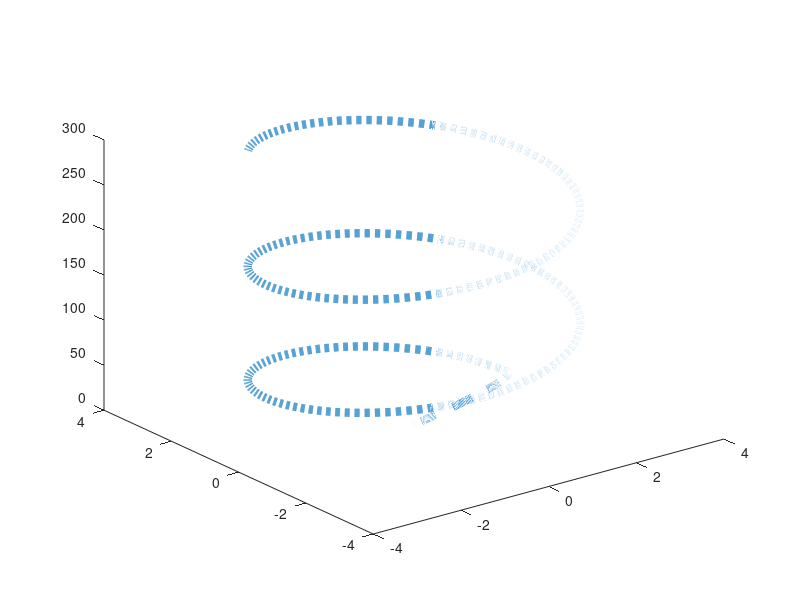
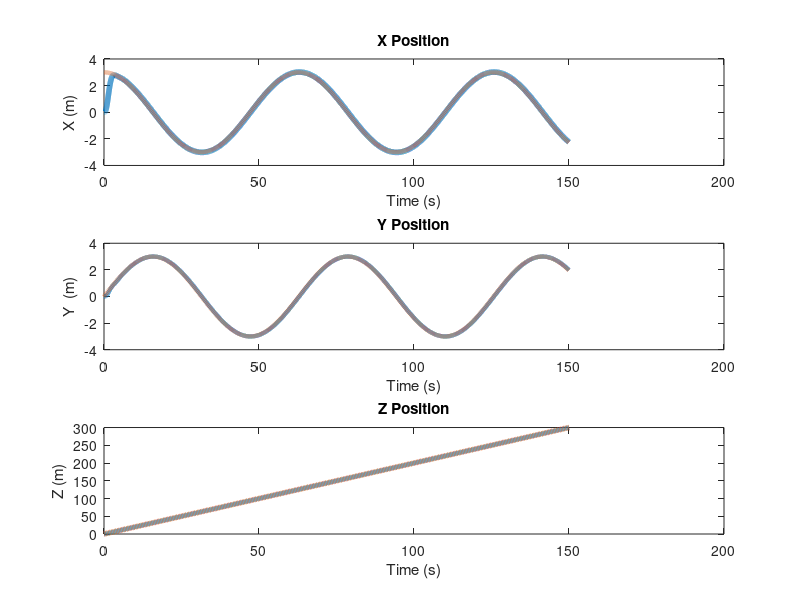
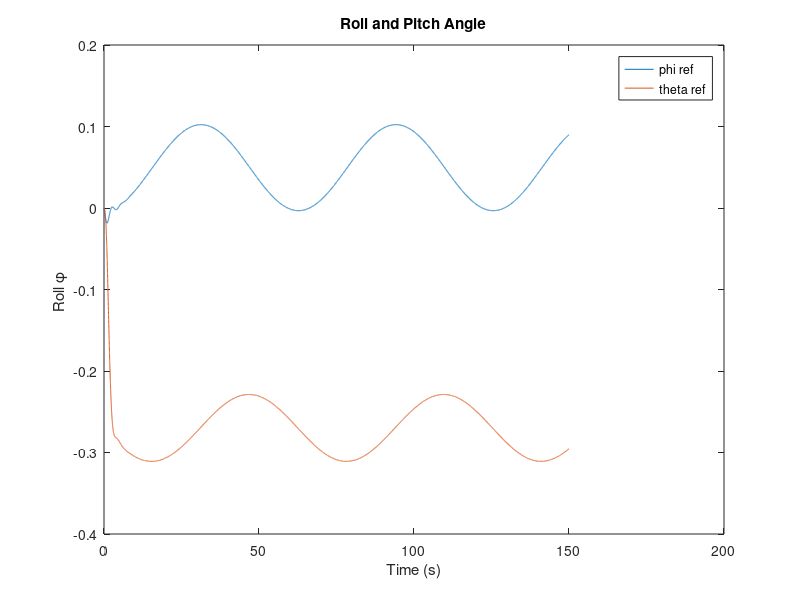
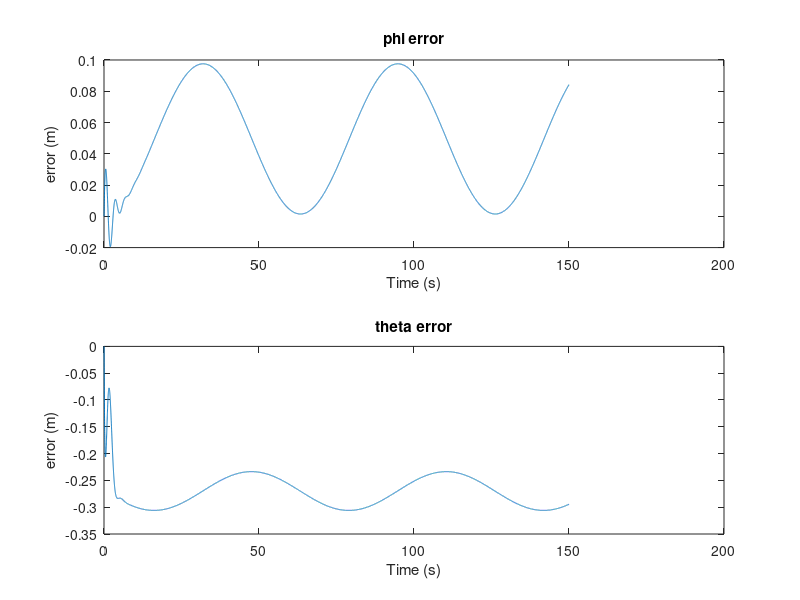

MATLAB code for these plots, in order:

function quadrotor_6DOF_control()
global w1_des_history w2_des_history w3_des_history w4_des_history t_history phi_ref_history theta_ref_history phi_history;
    w1_des_history = [];
    w2_des_history = [];
    w3_des_history = [];
    w4_des_history = [];
    phi_ref_history = [];
    theta_ref_history = [];
    t_history = [];
    % Simulation parameters
    tspan = [0:0.01:150]; % Time span for simulation (seconds)
    
    % Initial conditions: [x, y, z, x_dot, y_dot, z_dot, phi, theta, psi, phi_dot, theta_dot, psi_dot]
    initial_conditions = [0, 0, 0, 0, 0, 0, 0, 0, 0, 0, 0, 0, 0, 0];

    % Solve the differential equations using ode45
    options = odeset('RelTol',1e-3,'AbsTol',1e-16);
    [t, states] = ode45(@quadrotor_dynamics, tspan, initial_conditions, options);

   % [t, states] = ode45(@quadrotor_dynamics, tspan, initial_conditions);

    %zdesired = 0;xref = 0; yref =1;
    %zdesired = 10;xref = 3*cos(0.1*t); 
    %yref = 3*sin(0.1*t);

    % Extract the position and angles from the state variables
    x = states(:,1); y = states(:, 2); z = states(:, 3);z_dot = states(:, 6);
    phi = states(:, 7); theta = states(:, 8); psi = states(:, 9);phi_ref = states(:,13);theta_ref = states(:,14);
    %xref = states(:,15); yref = states(:,16);
    zdesired = 10*ones(size(t));

    % Plot the position over time
    xref = 3*cos(0.1*t);
    yref = 3*sin(0.1*t);
    zdesired = 2*t;
    psi_ref = zeros(size(t));
    plot3(x,y,z, '--','LineWidth', 6);%xlabel('X'); ylabel('Y'); zlabel('z');title('Positions');
    hold on 
    %plot3(xref,yref,zdesired,'LineWidth', 2);
    hold off
    figure;
    %subplot(1, 1, 1); plot3(x,y,z); xlabel('Time (s)'); ylabel('x Position (m)');zlabel('x Position (m)'); title('x Position');
   
   
  
    subplot(3, 1, 1); plot(t,x,'LineWidth', 4); xlabel('Time (s)'); ylabel('X (m)'); title('X Position');
    hold on 
    plot(t, xref,"--",'LineWidth', 3);
    hold off
    subplot(3, 1, 2); plot(t, y,'LineWidth', 3); xlabel('Time (s)'); ylabel('Y  (m)'); title('Y Position');
    hold on 
    plot(t,yref,"--",'LineWidth', 3);
    hold off
    subplot(3, 1, 3); plot(t, z,'LineWidth', 3); xlabel('Time (s)'); ylabel('Z (m)'); title('Z Position');%ylim([0 12]);
    hold on 
    plot(t,zdesired.*ones(size(t)),"--",'LineWidth', 4);
    hold off
    
    % Plot the Euler angles over time
    figure;
    plot(t,phi_ref); xlabel('Time (s)'); ylabel('Roll \phi '); title('Roll and Pitch Angle');
    hold on 
    plot(t,theta_ref);legend("phi ref", "theta ref");
    hold off
    figure;
    subplot(2,1,1);plot(t,phi_ref - phi);xlabel('Time (s)'); ylabel('error (m)'); title('phi error');
    subplot(2,1,2);plot(t,theta_ref - theta);xlabel('Time (s)'); ylabel('error (m)'); title('theta error');
    

    figure;
    subplot(3, 1, 1); plot(t, phi); xlabel('Time (s)'); ylabel('Roll \phi'); title('Roll Angle');ylim([-0.2 0.05]);
    hold on
    subplot(3, 1, 1); plot(t_history, phi_ref_history,"--"); xlabel('Time (s)'); ylabel('Roll \phi'); title('Roll Angle');
    hold off
    subplot(3, 1, 2); plot(t, theta); xlabel('Time (s)'); ylabel('Pitch \theta (deg)'); title('Pitch Angle');
    hold on 
    subplot(3, 1, 2); plot(t_history, theta_ref_history,"--"); xlabel('Time (s)'); ylabel('Pitch \theta'); title('Pitch Angle');
    hold off
    subplot(3, 1, 3); plot(t, psi); xlabel('Time (s)'); ylabel('Yaw \psi'); title('Yaw Angle');
    hold on
    subplot(3, 1, 3); plot(t, psi_ref,"--"); xlabel('Time (s)'); ylabel('Yaw \psi'); title('Yaw Angle');
    hold off
   % MATLAB Code to Calculate Integral Square Error (ISE)

% Step 1: Define the time vector and error vector
% Example: Simulate a control system response % Time vector from 0 to 10 seconds with 0.01s steps
error = (xref - x).^2 + (yref - y).^2 + (zdesired - z).^2; % Example error signal (replace with actual error data)
time_absolute_error = t.*abs(error);
% Step 2: Calculate the squared error
squared_error = error; % Element-wise square of the error

% Step 3: Integrate the squared error over time using the trapezoidal rule
ISE = trapz(t, squared_error); % Integral of squared_error with respect to t
ITAE = trapz(t, time_absolute_error);
% Step 4: Display the result
fprintf('Integral Square Error (ISE): %.4f\n', ISE);
fprintf('IntegraI Time Absolute Error (ITAE): %.4f\n', ITAE);
figure;
  plot(t_history, w1_des_history, 'LineWidth', 2);
  hold on 
  plot(t_history, w2_des_history, 'LineWidth', 2);
  plot(t_history, w3_des_history, 'LineWidth', 2);
  plot(t_history, w4_des_history, 'LineWidth', 2);
  hold off
  xlabel('Time (s)');
  ylabel('w1,w2,w3,w4(rad/s)');
  title('Motor Speed vs Time');
  legend('w1','w2','w3','w4');
  grid on;
% Step 5: Plot the error and squared error (optional)
figure;
subplot(3,1,1);
plot(t, error, 'b');
xlabel('Time (s)');
ylabel('Error');
title('Error vs Time');
grid on;


subplot(3,1,2);
plot(t, squared_error, 'r');
xlabel('Time (s)');
ylabel('ISE');
title('Integral Squared Error(ISE) vs Time');
grid on;

subplot(3,1,3);
plot(t, time_absolute_error, 'g');
xlabel('Time (s)');
ylabel('ITAE');
title('IntegraI Time Absolute Error (ITAE) vs Time');
grid on;
end


function dXdt = quadrotor_dynamics(t, X)
global w1_des_history w2_des_history w3_des_history w4_des_history t_history phi_ref_history theta_ref_history;
    % Quadrotor Parameters
    %m = 2.1;   % Mass of the quadrotor (kg)
    %g = 9.81;  % Gravitational acceleration (m/s^2)
    %Ixx = 0.107; Iyy = 0.2; Izz = 0.226; % Moment of inertia (kg*m^2)

  g = 9.81;            
m = 1.587;           
Ixx = 0.0213; Iyy = 0.02217; Izz = 0.0282; 
    k_f = 2.98*10^-6; k_m = 1.14*10^-7;
    l1 = 0.35;l2 = 0.56;
    kp_m = 300; ki_m = 5;
    
    % Extract state variables (corrected indexing)
     x = X(1); y = X(2); z = X(3); 
    x_dot = X(4); y_dot = X(5); z_dot = X(6);
    phi = X(7); theta = X(8); psi = X(9); 
    r_dot = X(10); p_dot = X(11); s_dot = X(12);
   % xref = X(15); yref = X(16);
    
    % Desired States
    zdesired = 2*t; xref = 3*cos(0.1*t);
    yref = 3*sin(0.1*t);
    %phi_ref = 0; theta_ref = 0; 
    psi_ref = 0;
    xref_dot =  -0.3*sin(0.1*t);
    yref_dot = 0.3*cos(0.1*t);
    xref_ddot = -0.03*cos(0.1*t);                                          % 
    yref_ddot = -0.03*sin(0.1*t);
    xref_dddot = 0.003*sin(0.1*t);
    yref_dddot = -0.003*cos(0.1*t);
    zdesired_dot = 2;
    
   % Control Gains for PID
k_p_pos_z = 163.0297; k_p_ang_phi = 380.8515;
k_d_pos_z = 110.0335; k_d_ang_phi = 150.4867;
k_p_pos_y = 0.1000; k_p_ang_theta = 400.4488;
k_d_pos_y = 0.16000; k_d_ang_theta = 100.0240;
k_p_pos_x = 0.09000; k_p_ang_psi = 100.1353;
k_d_pos_x = 0.1200; k_d_ang_psi = 280.7893;
k_i = 250;

    xddot = 0;
    yddot =0;
    xe = k_p_pos_x*(xref - x) + k_d_pos_x*(xref_dot - x_dot);
    ye = k_p_pos_y*(yref - y) + k_d_pos_y*(yref_dot - y_dot);
    xe_dot =  k_p_pos_x*(xref_dot - x_dot) + k_d_pos_x*(xref_ddot - xddot);
    ye_dot = k_p_pos_y*(yref_dot - y_dot) + k_d_pos_y*(yref_ddot - yddot);

    phi_ref = (xe*sin(psi)  - ye*cos(psi));
    theta_ref = (xe*cos(psi) + ye*sin(psi));
    phi_ref_history = [phi_ref_history; phi_ref];
    theta_ref_history = [theta_ref_history; theta_ref];
    
    phi_ref_dot = (xe_dot*sin(psi)  - ye_dot*cos(psi));
    theta_ref_dot = (xe_dot*cos(psi) + ye_dot*sin(psi));
    psi_ref_dot =0;
  
   

   P = [1 , 0, -sin(theta); 0, cos(phi), cos(theta)*sin(phi); 0, -sin(phi), cos(theta)*cos(phi)];
   I = P*[phi_ref_dot; theta_ref_dot; psi_ref_dot];
   r_ref_dot = I(1,:);
   p_ref_dot = I(2,:);
   s_ref_dot = I(3,:);
    
    % Hovering motor speed
    w_lift = k_p_pos_z*(zdesired - z) + k_d_pos_z*(zdesired_dot - z_dot);
    w_phi = k_p_ang_phi*(phi_ref - phi) + k_d_ang_phi*(r_ref_dot - r_dot);
    w_theta = k_p_ang_theta*(theta_ref - theta) + k_d_ang_theta*(p_ref_dot - p_dot);
    w_psi = k_p_ang_psi*(psi_ref - psi) + k_d_ang_psi*(s_ref_dot - s_dot);
    w_h = sqrt((m*g)/(4*k_f));
    % Rotor speeds calculation
    w = [0;0;0;0];
    %max_motor_speed = 1500; % Set a realistic maximum motor speed
    %min_motor_speed = 0;    % Set a minimum motor speed (usually zero)

    w1_des =  w_h + w_lift - w_phi + w_theta - w_psi;                       % [1 -1 1 -1]*[w_h + w_lift;w_phi;w_theta;w_psi];
    w2_des =  w_h + w_lift + w_phi + w_theta + w_psi;                        %[1 1 1 1]*[w_h + w_lift;w_phi;w_theta;w_psi];
    w3_des =  w_h + w_lift + w_phi - w_theta - w_psi;                        %[1 1 -1 -1]*[w_h + w_lift;w_phi;w_theta;w_psi];
    w4_des =  w_h + w_lift - w_phi - w_theta + w_psi;                        %[1 -1 -1 1]*[w_h + w_lift;w_phi;w_theta;w_psi];
    w_des = [w1_des; w2_des; w3_des; w4_des];
      w_des = [w1_des; w2_des; w3_des; w4_des];
    w1_des_history = [w1_des_history; w1_des];
    w2_des_history = [w2_des_history; w2_des];
    w3_des_history = [w3_des_history; w3_des];
    w4_des_history = [w4_des_history; w4_des];
    t_history = [t_history; t];
   
    % Forces 
    F1  = k_f*w1_des^2;
    F2  = k_f*w2_des^2;
    F3  = k_f*w3_des^2;
    F4  = k_f*w4_des^2;
    F_z = F1 + F2 + F3 + F4;
   % moments
    
    M1  = k_m*w1_des^2;
    M2  = k_m*w2_des^2;
    M3  = k_m*w3_des^2;
    M4  = k_m*w4_des^2;


    % Torques
    T_x = ((F3 + F2) - (F1 + F4))*l1;   % Roll motion
    T_y = ((F1 + F2) - (F3 + F4))*l2;   % Pitch motion
    T_z = (M2 + M4 - M1 - M3); % Yaw motion


   T = [T_x;T_y;T_z];

   R  = [cos(theta)*cos(psi)   sin(phi)*cos(theta)*cos(psi)-cos(phi)*sin(psi)    cos(phi)*sin(theta)*cos(psi)-sin(theta)*sin(psi); cos(theta)*sin(psi)   sin(phi)*sin(theta)*sin(psi)-cos(phi)*cos(psi)    cos(phi)*sin(theta)*sin(psi)-sin(phi)*cos(psi);-sin(theta)   sin(phi)*cos(theta)   cos(phi)*cos(theta)];
   
   %[r_dot;p_dot;s_dot] = R.*[phi_dot; theta_dot; psi_dot];
   P1 = [1,sin(phi)*tan(theta),cos(phi)*tan(theta); 0,cos(phi),-sin(phi); 0,-sin(phi)/cos(theta),cos(phi)/cos(theta)];
   %P = [1,0,cos(theta);0,cos(phi),sin(phi)*cos(theta);0,-sin(phi),cos(phi)*cos(theta)];
   P = [1 , 0, -sin(theta); 0, cos(phi), cos(theta)*sin(phi); 0, -sin(phi), cos(theta)*cos(phi)];
   %I = P*[phi_dot; theta_dot; psi_dot];
   %r_dot = I(1,:);
   %p_dot = I(2,:);
   %s_dot = I(3,:);

   x_ddot = (s_dot*y_dot - p_dot*z_dot + g*sin(theta)) - (0.25*x_dot)/m;                                                            
   y_ddot = r_dot*z_dot - s_dot*x_dot - g*sin(phi)*cos(theta) - (0.25*y_dot)/m;                                                   
   z_ddot = (F_z/m) + p_dot*x_dot - r_dot*y_dot - g*cos(phi)*cos(theta) - (0.25*z_dot)/m;                    
  
    % Accelerations
    %z_ddot = F_z/m - g;
    r_ddot =  (T_x + Izz*p_dot*s_dot - Iyy*p_dot*s_dot)/Ixx;
    p_ddot =  (T_y + Ixx*r_dot*s_dot - Izz*r_dot*s_dot)/Iyy;
    s_ddot =  (T_z + Iyy*p_dot*r_dot - Ixx*p_dot*r_dot)/Izz;

    B = P1*[r_dot;p_dot;s_dot];
    phi_dot = B(1);
    theta_dot = B(2);
    psi_dot = B (3);
    % Return state derivatives
    dXdt = [x_dot; y_dot; z_dot; x_ddot; y_ddot; z_ddot; phi_dot; theta_dot; psi_dot; r_ddot; p_ddot; s_ddot; phi_ref_dot; theta_ref_dot];
end 
